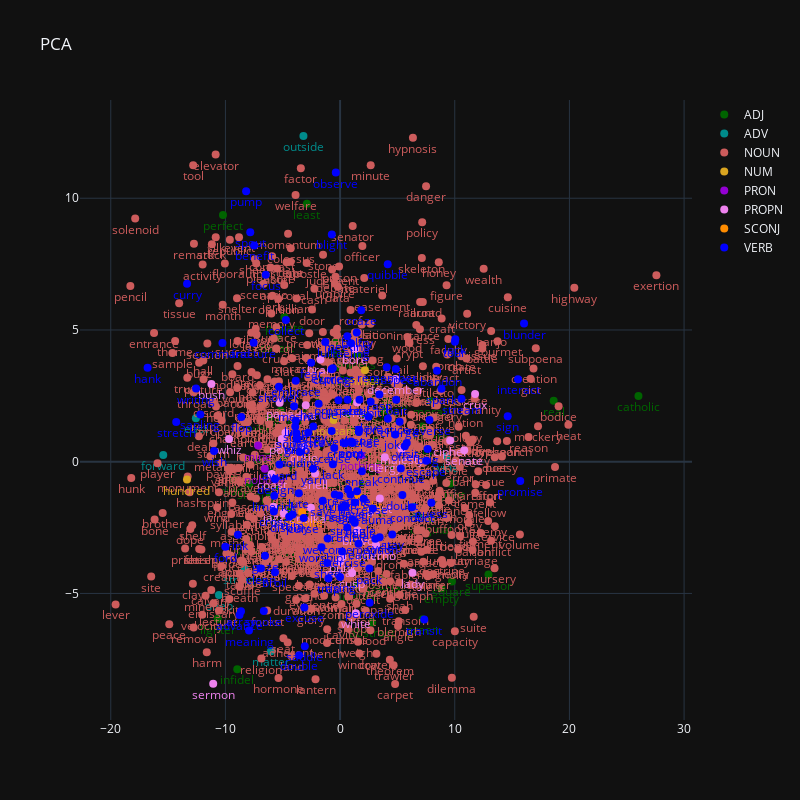

Notebook code cell kept with this figure:
### Code cell
plot_features(pca_features, list_words, list_pos, layout_title="PCA", layout_height=800, layout_width=800)

### Figure 1 — Plotly figure (JSON) as saved in the notebook; plotly's stock layout.template omitted (floating-point values rounded to 4 significant figures; data arrays with more than 128 entries replaced by an {"elided": "..."} marker saying what was removed)
{"data": [{"marker": {"color": "darkgreen", "size": 8}, "mode": "markers+text", "name": "ADJ", "text": ["shot", "cold", "main", "safe", "pale", "least", "green", "empty", "sheer", "common", "private", "uniform", "extreme", "perfect", "infidel", "heretic", "complete", "standing", "personal", "southern", "japanese", "valuable", "singular", "abstract", "variable", "blue", "wrong", "extra", "ideal", "rough", "giant", "tonic", "current", "chinese", "lighter", "possible", "standard", "superior", "catholic", "domestic", "exemplar", "real", "past", "wise", "moral", "sweet", "stern", "middle", "modern", "public", "excess", "covert", "special", "musical", "lunatic", "original", "negative", "parallel", "interior", "wild", "cool", "square", "ritual", "average", "national", "specific", "physical", "dominant"], "textfont": {"color": "darkgreen"}, "textposition": "bottom center", "x": [-7.92, -1.698, 2.056, -8.08, -1.904, -2.899, 7.211, 8.835, -4.674, 4.693, -4.857, 5.489, 2.259, -10.21, -8.967, 1.41, 7.161, 0.866, 1.13, -5.176, -0.08806, -0.4716, -1.955, 2.794, 2.227, 3.355, -1.779, 0.654, 2.103, 5.126, 9.643, -6.305, 6.28, 4.816, -10.67, 1.463, 6.258, 12.94, 26.02, -4.267, -0.06131, 18.63, -4.655, 3.888, 7.83, -4.922, -0.4035, -9.225, -0.3558, -6.131, 1.494, -5.508, 3.871, 2.054, -5.249, 7.896, 3.27, 2.494, -3.465, -3.202, 4.062, 9.753, 3.099, -6.195, 3.657, 1.442, 1.077, 3.708], "y": [-0.8412, -1.672, 1.783, -2.986, -1.369, 9.792, -5.981, -4.811, -3.324, -0.2362, 5.49, 0.8712, -1.538, 9.364, -7.875, -3.255, 1.338, 1.209, 3.499, 1.932, 3.587, -2.587, 0.6137, -6.1, 2.995, -0.1164, 2.406, 1.624, -1.25, 2.688, -0.8273, 0.4276, 0.6591, 0.4584, -5.956, 1.028, -1.258, -4.283, 2.496, -1.82, -0.4103, 2.318, -3.048, 1.95, 2.302, 0.1649, 4.547, -0.6869, -2.513, -1.305, 4.08, 4.715, -4.404, -0.7375, -1.021, -2.188, 0.6025, -1.672, -2.939, -2.763, 2.269, -4.546, 0.783, 1.649, 0.348, -4.7, 2.311, -1.915], "type": "scatter"}, {"marker": {"color": "darkcyan", "size": 8}, "mode": "markers+text", "name": "ADV", "text": ["coax", "daily", "forward", "east", "deep", "matter", "outside", "straight", "wide"], "textfont": {"color": "darkcyan"}, "textposition": "bottom center", "x": [6.177, -4.886, -15.42, -12.58, -10.56, -6.03, -3.196, -8.312, 9.235], "y": [-1.589, -2.715, 0.2519, 1.647, -5.058, -7.194, 12.36, -4.089, 0.1864], "type": "scatter"}, {"marker": {"color": "indianred", "size": 8}, "mode": "markers+text", "name": "NOUN", "text": {"elided": "721 str values"}, "textfont": {"color": "indianred"}, "textposition": "bottom center", "x": {"elided": "721 float values"}, "y": {"elided": "721 float values"}, "type": "scatter"}, {"marker": {"color": "goldenrod", "size": 8}, "mode": "markers+text", "name": "NUM", "text": ["million", "hundred", "thousand"], "textfont": {"color": "goldenrod"}, "textposition": "bottom center", "x": [2.163, -13.35, -0.5659], "y": [3.468, -0.6754, 1.583], "type": "scatter"}, {"marker": {"color": "darkviolet", "size": 8}, "mode": "markers+text", "name": "PRON", "text": ["nobody", "mine", "nothing"], "textfont": {"color": "darkviolet"}, "textposition": "bottom center", "x": [-6.567, -7.148, 1.817], "y": [-0.2704, 0.6114, 0.2442], "type": "scatter"}, {"marker": {"color": "violet", "size": 8}, "mode": "markers+text", "name": "PROPN", "text": ["tango", "polka", "papa", "bran", "crux", "gout", "gird", "whiz", "pout", "coast", "jazz", "lady", "bore", "bunk", "diva", "blob", "cusp", "white", "shell", "curio", "bravo", "nasal", "senate", "clergy", "sermon", "cipher", "majesty", "inferno", "bush", "december"], "textfont": {"color": "violet"}, "textposition": "bottom center", "x": [1.487, -2.547, -5.272, -1.713, 11.77, 3.469, -4.763, -9.687, -5.078, -5.975, -5.804, 6.313, 1.309, 0.2022, -2.993, -4.907, 1.041, 1.376, -2.182, -3.108, 1.519, -0.001221, 10.82, 3.899, -11.07, 9.601, 5.356, 3.137, -11.22, 4.831], "y": [2.248, -1.745, 2.235, 3.88, 2.57, -1.393, 1.103, 0.8607, 0.8627, -0.4659, -1.712, -4.212, 4.273, -3.617, 2.143, -1.942, -4.221, -5.754, -0.4502, 0.5681, -2.605, -3.799, 0.4392, 0.1697, -8.423, 0.8034, 0.4835, -3.168, 2.953, 3.14], "type": "scatter"}, {"marker": {"color": "darkorange", "size": 8}, "mode": "markers+text", "name": "SCONJ", "text": ["midnight", "despite"], "textfont": {"color": "darkorange"}, "textposition": "bottom center", "x": [1.527, -3.313], "y": [-1.279, -1.922], "type": "scatter"}, {"marker": {"color": "blue", "size": 8}, "mode": "markers+text", "name": "VERB", "text": ["boil", "gaze", "yarn", "pump", "trap", "bait", "rift", "flop", "smoke", "cycle", "spout", "saddle", "blight", "squash", "embrace", "quibble", "practice", "exercise", "limerick", "interact", "crucible", "sign", "fear", "limp", "ford", "hank", "pack", "shed", "lull", "sage", "reach", "guess", "clean", "haven", "stray", "slave", "cramp", "curry", "change", "handle", "rising", "excuse", "shower", "meeting", "writing", "meaning", "display", "advance", "mention", "welcome", "neglect", "stretch", "reverse", "abandon", "transit", "sapling", "increase", "continue", "prospect", "wish", "care", "save", "tour", "trim", "pore", "wisp", "rink", "brig", "visit", "spite", "offer", "cross", "spark", "array", "sneak", "double", "divine", "belfry", "cavern", "trauma", "feeling", "holding", "cutting", "benefit", "conduct", "express", "collect", "peroxide", "fracture", "lack", "stay", "rise", "mean", "cook", "lock", "grab", "joke", "spit", "rasp", "lute", "cause", "doubt", "award", "focus", "waste", "curse", "slice", "craze", "broil", "design", "charge", "escape", "stream", "reading", "command", "promise", "exhibit", "observe", "worship", "suspect", "thicket", "blunder", "remember", "struggle"], "textfont": {"color": "blue"}, "textposition": "bottom center", "x": [1.686, -6.549, -2.354, -8.197, -1.017, 4.893, 0.9069, -8.612, -6.651, 3.448, -7.834, -3.079, -0.7217, -3.821, -3.867, 4.155, 4.161, 0.1677, -5.74, 15.52, 0.6257, 14.62, -2.528, -3.864, -10.01, -16.79, 2.553, -1.111, -1.295, 0.2181, 1.61, 7.96, -6.931, 1.269, -2.335, 2.479, 0.4506, -13.35, 1.649, -1.871, -0.004835, -3.118, -5.336, 0.6266, -12.56, -7.944, -4.441, -8.774, 3.074, -1.086, 0.3825, -14.29, 7.793, 8.454, 7.34, -12.19, 2.053, 5.296, -0.1381, -10.99, 0.6566, -1.515, 10.01, -4.139, 0.9698, -3.763, -8.91, 7.636, 5.811, 1.48, 5.647, -5.779, 8.841, -8.643, 1.903, -3.568, -0.4675, 1.451, -0.7392, 2.853, 0.9555, -3.53, -0.7349, -7.493, 6.261, -0.6349, -4.726, 2.578, -7.542, -0.6276, 4.546, -0.06522, -4.01, 1.086, 10.05, -3.79, 4.808, 2.668, 3.427, -3.603, -0.509, 5.429, -5.285, -6.484, -2.769, -3.176, -3.91, 1.847, -5.678, -5.672, 5.189, 7.528, 10.59, 0.705, -10.26, 15.71, 1.282, -0.3732, -1.625, 4.86, 1.63, 16.04, 4.068, 1.084], "y": [2.348, -3.568, -0.2707, 10.27, -4.431, 2.348, -1.246, 1.693, -5.663, -2.865, 8.712, -7.005, 8.625, 1.079, 3.069, 7.495, 1.629, -3.411, -1.294, 3.13, -2.495, 1.725, 3.759, 1.554, -3.231, 3.57, -4.054, -3.846, 4.54, -1.737, -3.115, -1.556, -4.055, -1.552, 1.333, 1.709, 0.7025, 6.751, 1.217, 2.195, -4.373, -5.531, 2.846, 4.765, 2.776, -6.41, -2.091, -5.822, -2.928, -2.914, -1.669, 1.506, 1.58, 3.454, -5.989, 1.796, -1.403, -0.2545, 2.336, 0.4052, 2.35, -1.482, 4.55, -2.004, 0.7625, 0.8744, -2.773, 0.4816, 0.7131, -1.117, 0.5821, -1.885, 2.773, -5.677, -0.366, -7.346, -1.244, 4.909, 1.162, -1.778, 4.492, 0.3684, 3.507, 8.207, -1.731, 3.543, 5.375, -5.349, 4.513, -0.1002, -2.758, -1.285, 2.102, 0.7064, 4.644, 0.8779, 1.036, 2.278, 2.55, -1.196, 0.5167, -1.263, -0.1073, 7.099, 1.111, -2.141, 1.337, 5.749, -4.199, -0.6521, 1.518, 0.03484, 2.386, -1.068, 4.504, -0.7368, -2.32, 10.98, -3.251, 3.515, 1.131, 5.244, 3.586, -2.208], "type": "scatter"}], "layout": {"title": {"text": "PCA"}, "height": 800, "width": 800}}
